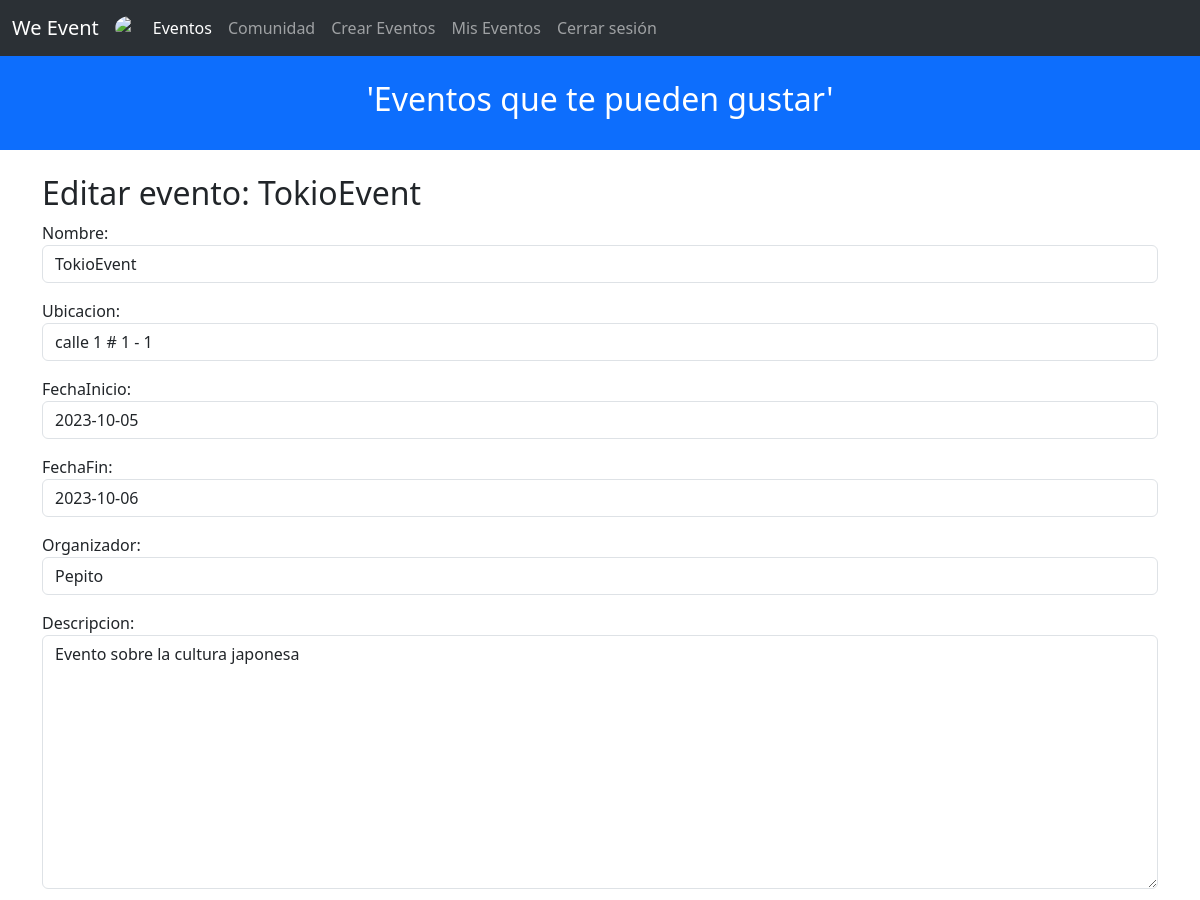
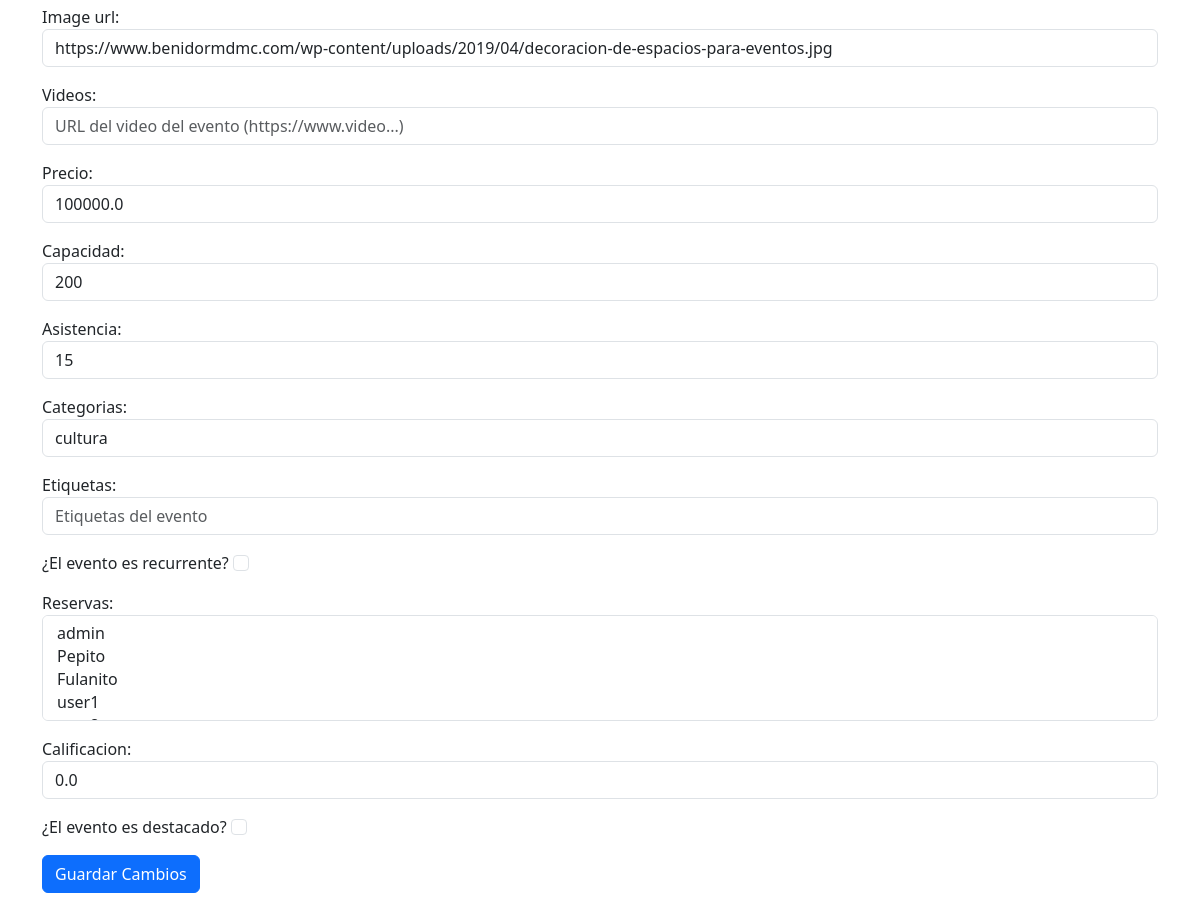
The page /edit_event/0/ (signed in) on the database its author committed (2 pictures, top to bottom).
### pagina/models.py (models this page shows, shortened)
class Evento(models.Model):
    nombre = models.CharField(max_length=255)
    ubicacion = models.CharField(max_length=255)
    fechaInicio = models.DateField()
    fechaFin = models.DateField()
    organizador = models.ForeignKey(User, on_delete=models.CASCADE)
    descripcion = models.TextField()
    image_url = models.URLField()
    videos = models.URLField()
    precio = models.FloatField()
    capacidad = models.IntegerField()
    asistencia = models.IntegerField()
    categorias = models.CharField(max_length=255)
    etiquetas = models.CharField(max_length=255)
    esRecurrente = models.BooleanField()
    reservas = models.ManyToManyField(User, related_name='reservas')
    calificacion = models.FloatField()
    esDestacado = models.BooleanField()

### pagina/views.py (the view, shortened to what this page needs)
# urls.py: path('edit_event/<int:id>/', EditEventView.as_view(), name='edit_event'),
@method_decorator(login_required, name='dispatch')
class EditEventView(View):
    template_name = 'edit_event.html'
    def get(self, request, id):
        evento = get_object_or_404(Evento, id=id)
        if request.user != evento.organizador:
            return redirect('events_index')
        form = EventoForm(instance=evento)
        return render(request, self.template_name, {'form': form, 'evento': evento})

### pagina/templates/edit_event.html (shortened to what this page needs)
{% extends "base.html" %}
{% block content %}
  <h2>Editar evento: {{ evento.nombre }}</h2>
  <form method="post" enctype="multipart/form-data">
    {{ form.as_p }}
    <button type="submit" class="btn btn-primary">Guardar Cambios</button>
  </form>
{% endblock %}

### pagina/templates/base.html (shortened to what this page needs)
{% load static %}
<!doctype html>
<html lang="en">
<head>
  <link href="https://cdn.jsdelivr.net/npm/bootstrap@5.3.0-alpha1/dist/css/bootstrap.min.css" rel="stylesheet" />
</head>
<body style="background-image: url(https://img.freepik.com/vector-gratis/fondo-monocromatico-blanco-degradado_23-2149009182.jpg?w=1380&t=st=1700584631~exp=1700585231~hmac=fbd06db41e31fec173980b037a6279452995956a9541f66150cde1df962a7567); background-size: cover; ">
  <nav class="navbar navbar-expand-lg bg-body-tertiary" data-bs-theme="dark">
    <div class="container-fluid">
      <a class="navbar-brand" href="{% url 'home' %}">We Event </a>
      <img src="https://cdn.discordapp.com/attachments/1073616258223833089/1153840624806674443/image.png" alt="imagenNavbar"  width="30" height="24" class="rounded-circle">
      <div class="collapse navbar-collapse" id="navbarNav">
        <ul class="navbar-nav">
          <li class="nav-item">
            <a class="nav-link active" aria-current="page" href="{% url 'events_index' %}">Eventos</a>
          </li>
          <li class="nav-item">
            <a class="nav-link " href="{% url 'comunidad' %}">Comunidad</a>
          </li>
          <li class="nav-item">
            <a class="nav-link " href="{% url 'create_event' %}">Crear Eventos</a>
          </li>
          {% if user.is_authenticated %}
            <li class="nav-item">
                <a class="nav-link" href="{% url 'user_events' %}">Mis Eventos</a>
            </li>
        {% endif %}
          {% if user.is_authenticated %}
                <li class="nav-item">
                    <a class="nav-link" href="{% url 'logout' %}">Cerrar sesión</a>
                </li>
            {% endif %}
        </ul>
      </div>
    </div>
  </nav>
  <header class="masthead bg-primary text-white text-center py-4">
    <div class="container d-flex align-items-center flex-column">
      <h2>{% block header_title %}'Eventos que te pueden gustar'{% endblock %}</h2>
    </div>
  </header>
  <div class="container my-4">
    {% block content %}
    {% endblock %}
  </div>
</body>
</html>

### rows shown on the page
Evento: nombre "TokioEvent", ubicacion "calle 1 # 1 - 1", fechaInicio "2023-10-05", fechaFin "2023-10-06", organizador "Pepito", descripcion "Evento sobre la cultura japonesa", image_url "https://www.benidormdmc.com/wp-content/uploads/2019/04/decoracion-de-espacios-para-eventos.jpg", precio "100000.0", capacidad "200", asistencia "15", categorias "cultura", calificacion "0.0"
